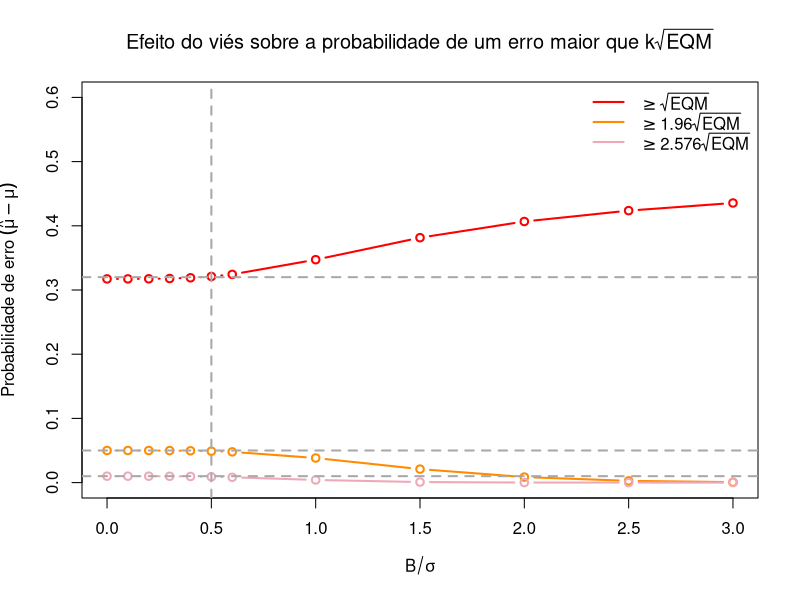

Here is the R script that generated this plot: (Note: this script raises an error after producing the figure.)
## ---- chunk 1

f <- function(t){ 1 / sqrt(2*pi) * exp( - t^ 2/ 2) }

low <- function(b){integrate(f, lower = -Inf, upper = -sqrt(1 + b^2) - b)$value}
upp <- function(b){integrate(f, lower = sqrt(1 + b^2) - b, upper = Inf)$value}
low.1 <- Vectorize(low)
upp.1 <- Vectorize(upp)

low <- function(b){integrate(f, lower = -Inf, upper = -1.96*sqrt(1 + b^2) - b)$value}
upp <- function(b){integrate(f, lower = 1.96*sqrt(1 + b^2) - b, upper = Inf)$value}
low.2 <- Vectorize(low)
upp.2 <- Vectorize(upp)

low <- function(b){integrate(f, lower = -Inf, upper = -2.576*sqrt(1 + b^2) - b)$value}
upp <- function(b){integrate(f, lower = 2.576*sqrt(1 + b^2) - b, upper = Inf)$value}
low.3 <- Vectorize(low)
upp.3 <- Vectorize(upp)


B.sigma <- c(seq(0, 0.6, by = 0.1), seq(1, 3, by = 0.5))

pt.1 <- low.1(B.sigma) + upp.1(B.sigma)
pt.2 <- low.2(B.sigma) + upp.2(B.sigma)
pt.3 <- low.3(B.sigma) + upp.3(B.sigma)

df <- data.frame(B.sigma, pt.1, pt.2, pt.3)
df[11:12,4] <- NA

options(knitr.kable.NA = '-')

knitr::kable(x = df,
             format = "markdown",
             digits = c(2, 2, 3, 4),
             align = "cccc",
             col.names = c("$B/\\sigma$",
                           "$\\geq \\sqrt{EQM}$",
                           "$\\geq 1,96\\sqrt{EQM}$",
                           "$\\geq 2,576\\sqrt{EQM}$"),
             caption = "Proporção de casos em que o valor verdadeiro, $\\mu$, não está incluído no intervalo $\\hat{\\mu} \\pm k\\sqrt{EQM}$, para diferentes níveis de viés em $\\hat{\\mu}$")

## ---- chunk 2

B.sigma <- c(seq(0, 0.6, by = 0.1), seq(1, 3, by = 0.5))

pt.1 <- low.1(B.sigma) + upp.1(B.sigma)
pt.2 <- low.2(B.sigma) + upp.2(B.sigma)
pt.3 <- low.3(B.sigma) + upp.3(B.sigma)

df <- data.frame(B.sigma, pt.1, pt.2, pt.3)

plot(x = df$B.sigma,
     y = df$pt.1,
     type = "b",
     lwd = 2,
     col = "red",
     ylim = c(0, 0.6),
     xlab = expression(B/sigma),
     ylab = expression(paste("Probabilidade de erro ", (hat(mu) - mu) )),
     main = expression(paste("Efeito do viés sobre a probabilidade de um erro maior que ",  k*sqrt(EQM) )) )
lines(x = df$B.sigma,
      y = df$pt.2,
      type = "b",
      lwd = 2,
      col = "darkorange")
lines(x = df$B.sigma,
      y = df$pt.3,
      type = "b",
      lwd = 2,
      col = "pink2")
abline(v = 0.5, lty = 2, lwd = 2, col = "darkgrey")
abline(h = c(0.32, 0.05, 0.01), lty = 2, lwd = 2, col = "darkgrey")
legend("topright",
       legend = c(expression("">= sqrt("EQM")), expression("">= 1.96*sqrt("EQM")), expression("">= 2.576*sqrt("EQM"))),
       lwd = 2, col = c("red", "darkorange", "pink2"), bty = "n")

## ---- chunk 3

knitr::include_graphics(here::here('images', 'slide-aula-04.png'))

## ---- chunk 4

knitr::include_graphics(here::here('images', 'acuracia_precisao.png'))

## ---- chunk 5

knitr::include_graphics(here::here('images', 'acuracia_precisao-2.png'))

## ---- chunk 6

knitr::include_graphics(here::here('images', 'lembrando_levantamento_amostra.png'))

## ---- chunk 7

knitr::include_graphics(here::here('images', 'Statistically-Insignificant-errorbar.jpg'))

